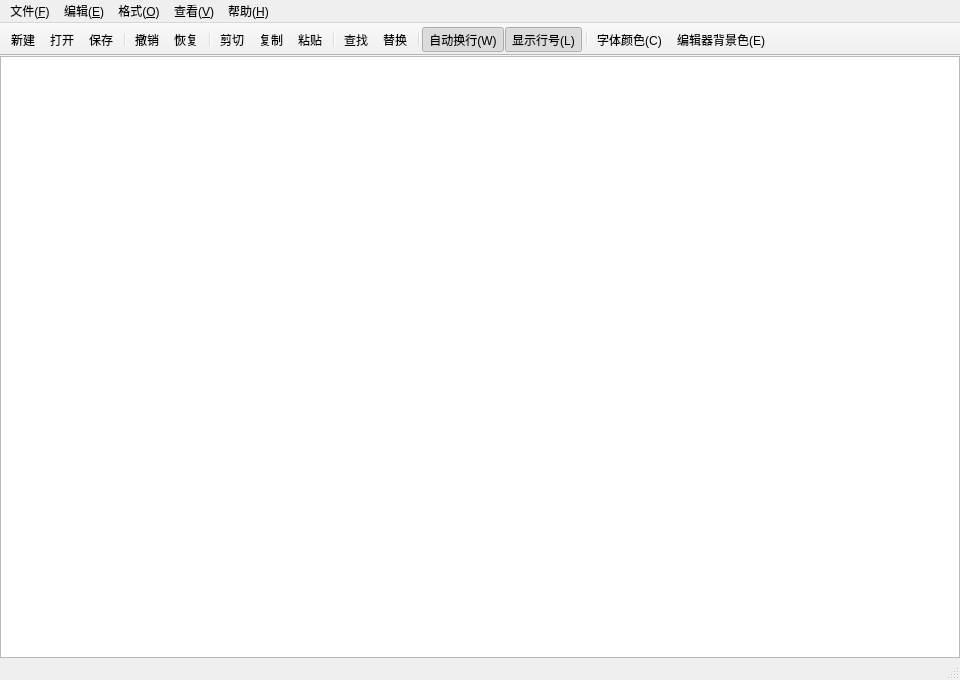
<?xml version="1.0" encoding="UTF-8"?>
<ui version="4.0">
 <class>MainWindow</class>
 <widget class="QMainWindow" name="MainWindow">
  <property name="geometry">
   <rect>
    <x>0</x>
    <y>0</y>
    <width>960</width>
    <height>680</height>
   </rect>
  </property>
  <property name="windowTitle">
   <string>新建文本文件 - 编辑器</string>
  </property>
  <widget class="QWidget" name="centralwidget">
   <layout class="QVBoxLayout" name="verticalLayout">
    <property name="spacing">
     <number>0</number>
    </property>
    <property name="leftMargin">
     <number>0</number>
    </property>
    <property name="topMargin">
     <number>0</number>
    </property>
    <property name="rightMargin">
     <number>0</number>
    </property>
    <property name="bottomMargin">
     <number>0</number>
    </property>
    <item>
     <widget class="CodeEditor" name="editor"/>
    </item>
   </layout>
  </widget>
  <widget class="QMenuBar" name="menubar">
   <property name="geometry">
    <rect>
     <x>0</x>
     <y>0</y>
     <width>960</width>
     <height>26</height>
    </rect>
   </property>
   <widget class="QMenu" name="menuFile">
    <property name="title">
     <string>文件(&amp;F)</string>
    </property>
    <addaction name="actionNew"/>
    <addaction name="actionOpen"/>
    <addaction name="actionSave"/>
    <addaction name="actionSaveAs"/>
    <addaction name="separator"/>
    <addaction name="actionExit"/>
   </widget>
   <widget class="QMenu" name="menuEdit">
    <property name="title">
     <string>编辑(&amp;E)</string>
    </property>
    <addaction name="actionUndo"/>
    <addaction name="actionRedo"/>
    <addaction name="separator"/>
    <addaction name="actionCut"/>
    <addaction name="actionCopy"/>
    <addaction name="actionPaste"/>
    <addaction name="separator"/>
    <addaction name="actionFind"/>
    <addaction name="actionReplace"/>
    <addaction name="separator"/>
    <addaction name="actionSelectAll"/>
   </widget>
   <widget class="QMenu" name="menuFormat">
    <property name="title">
     <string>格式(&amp;O)</string>
    </property>
    <addaction name="actionWordWrap"/>
    <addaction name="actionLineNumbers"/>
    <addaction name="separator"/>
    <addaction name="actionFont"/>
    <addaction name="actionTextColor"/>
    <addaction name="separator"/>
    <addaction name="actionTextBackground"/>
    <addaction name="actionEditorBackground"/>
   </widget>
   <widget class="QMenu" name="menuView">
    <property name="title">
     <string>查看(&amp;V)</string>
    </property>
    <addaction name="actionToolBar"/>
    <addaction name="actionStatusBar"/>
   </widget>
   <widget class="QMenu" name="menuHelp">
    <property name="title">
     <string>帮助(&amp;H)</string>
    </property>
    <addaction name="actionAbout"/>
   </widget>
   <addaction name="menuFile"/>
   <addaction name="menuEdit"/>
   <addaction name="menuFormat"/>
   <addaction name="menuView"/>
   <addaction name="menuHelp"/>
  </widget>
  <widget class="QToolBar" name="mainToolBar">
   <property name="windowTitle">
    <string>工具栏</string>
   </property>
   <property name="movable">
    <bool>false</bool>
   </property>
   <property name="toolButtonStyle">
    <enum>Qt::ToolButtonIconOnly</enum>
   </property>
   <attribute name="toolBarArea">
    <enum>TopToolBarArea</enum>
   </attribute>
   <attribute name="toolBarBreak">
    <bool>false</bool>
   </attribute>
   <addaction name="actionNew"/>
   <addaction name="actionOpen"/>
   <addaction name="actionSave"/>
   <addaction name="separator"/>
   <addaction name="actionUndo"/>
   <addaction name="actionRedo"/>
   <addaction name="separator"/>
   <addaction name="actionCut"/>
   <addaction name="actionCopy"/>
   <addaction name="actionPaste"/>
   <addaction name="separator"/>
   <addaction name="actionFind"/>
   <addaction name="actionReplace"/>
   <addaction name="separator"/>
   <addaction name="actionWordWrap"/>
   <addaction name="actionLineNumbers"/>
   <addaction name="separator"/>
   <addaction name="actionTextColor"/>
   <addaction name="actionEditorBackground"/>
  </widget>
  <widget class="QStatusBar" name="statusbar"/>
  <action name="actionNew">
   <property name="text">
    <string>新建(&amp;N)</string>
   </property>
   <property name="iconText">
    <string>新建</string>
   </property>
   <property name="shortcut">
    <string>Ctrl+N</string>
   </property>
   <property name="toolTip">
    <string>新建文件 (Ctrl+N)</string>
   </property>
   <property name="statusTip">
    <string>新建一个文本文件</string>
   </property>
  </action>
  <action name="actionOpen">
   <property name="text">
    <string>打开(&amp;O)...</string>
   </property>
   <property name="iconText">
    <string>打开</string>
   </property>
   <property name="shortcut">
    <string>Ctrl+O</string>
   </property>
   <property name="toolTip">
    <string>打开文件 (Ctrl+O)</string>
   </property>
   <property name="statusTip">
    <string>打开一个已有的文本文件</string>
   </property>
  </action>
  <action name="actionSave">
   <property name="text">
    <string>保存(&amp;S)</string>
   </property>
   <property name="iconText">
    <string>保存</string>
   </property>
   <property name="shortcut">
    <string>Ctrl+S</string>
   </property>
   <property name="toolTip">
    <string>保存文件 (Ctrl+S)</string>
   </property>
   <property name="statusTip">
    <string>保存当前文件</string>
   </property>
  </action>
  <action name="actionSaveAs">
   <property name="text">
    <string>另存为(&amp;A)...</string>
   </property>
   <property name="iconText">
    <string>另存为</string>
   </property>
   <property name="shortcut">
    <string>Ctrl+Shift+S</string>
   </property>
   <property name="toolTip">
    <string>另存为 (Ctrl+Shift+S)</string>
   </property>
   <property name="statusTip">
    <string>将当前内容保存到新文件</string>
   </property>
  </action>
  <action name="actionExit">
   <property name="text">
    <string>退出(&amp;X)</string>
   </property>
   <property name="shortcut">
    <string>Ctrl+Q</string>
   </property>
   <property name="statusTip">
    <string>退出文本编辑器</string>
   </property>
  </action>
  <action name="actionUndo">
   <property name="text">
    <string>撤销(&amp;U)</string>
   </property>
   <property name="iconText">
    <string>撤销</string>
   </property>
   <property name="shortcut">
    <string>Ctrl+Z</string>
   </property>
   <property name="toolTip">
    <string>撤销 (Ctrl+Z)</string>
   </property>
   <property name="statusTip">
    <string>撤销上一次编辑</string>
   </property>
  </action>
  <action name="actionRedo">
   <property name="text">
    <string>恢复(&amp;R)</string>
   </property>
   <property name="iconText">
    <string>恢复</string>
   </property>
   <property name="shortcut">
    <string>Ctrl+Y</string>
   </property>
   <property name="toolTip">
    <string>恢复 (Ctrl+Y)</string>
   </property>
   <property name="statusTip">
    <string>恢复上一次撤销的编辑</string>
   </property>
  </action>
  <action name="actionCut">
   <property name="text">
    <string>剪切(&amp;T)</string>
   </property>
   <property name="iconText">
    <string>剪切</string>
   </property>
   <property name="shortcut">
    <string>Ctrl+X</string>
   </property>
   <property name="toolTip">
    <string>剪切 (Ctrl+X)</string>
   </property>
  </action>
  <action name="actionCopy">
   <property name="text">
    <string>复制(&amp;C)</string>
   </property>
   <property name="iconText">
    <string>复制</string>
   </property>
   <property name="shortcut">
    <string>Ctrl+C</string>
   </property>
   <property name="toolTip">
    <string>复制 (Ctrl+C)</string>
   </property>
  </action>
  <action name="actionPaste">
   <property name="text">
    <string>粘贴(&amp;P)</string>
   </property>
   <property name="iconText">
    <string>粘贴</string>
   </property>
   <property name="shortcut">
    <string>Ctrl+V</string>
   </property>
   <property name="toolTip">
    <string>粘贴 (Ctrl+V)</string>
   </property>
  </action>
  <action name="actionSelectAll">
   <property name="text">
    <string>全选(&amp;A)</string>
   </property>
   <property name="shortcut">
    <string>Ctrl+A</string>
   </property>
   <property name="statusTip">
    <string>选择编辑器中的全部文本</string>
   </property>
  </action>
  <action name="actionFind">
   <property name="text">
    <string>查找(&amp;F)...</string>
   </property>
   <property name="iconText">
    <string>查找</string>
   </property>
   <property name="shortcut">
    <string>Ctrl+F</string>
   </property>
   <property name="toolTip">
    <string>查找文本 (Ctrl+F)</string>
   </property>
  </action>
  <action name="actionReplace">
   <property name="text">
    <string>替换(&amp;R)...</string>
   </property>
   <property name="iconText">
    <string>替换</string>
   </property>
   <property name="shortcut">
    <string>Ctrl+H</string>
   </property>
   <property name="toolTip">
    <string>查找并替换文本 (Ctrl+H)</string>
   </property>
  </action>
  <action name="actionWordWrap">
   <property name="text">
    <string>自动换行(&amp;W)</string>
   </property>
   <property name="checkable">
    <bool>true</bool>
   </property>
   <property name="checked">
    <bool>true</bool>
   </property>
   <property name="toolTip">
    <string>打开或关闭自动换行</string>
   </property>
  </action>
  <action name="actionLineNumbers">
   <property name="text">
    <string>显示行号(&amp;L)</string>
   </property>
   <property name="shortcut">
    <string>Ctrl+L</string>
   </property>
   <property name="checkable">
    <bool>true</bool>
   </property>
   <property name="checked">
    <bool>true</bool>
   </property>
   <property name="toolTip">
    <string>显示或隐藏行号 (Ctrl+L)</string>
   </property>
  </action>
  <action name="actionFont">
   <property name="text">
    <string>字体(&amp;F)...</string>
   </property>
   <property name="toolTip">
    <string>设置字体和字号</string>
   </property>
  </action>
  <action name="actionTextColor">
   <property name="text">
    <string>字体颜色(&amp;C)...</string>
   </property>
   <property name="toolTip">
    <string>设置字体颜色</string>
   </property>
  </action>
  <action name="actionTextBackground">
   <property name="text">
    <string>字体背景色(&amp;B)...</string>
   </property>
   <property name="toolTip">
    <string>设置所选文字的底色</string>
   </property>
  </action>
  <action name="actionEditorBackground">
   <property name="text">
    <string>编辑器背景色(&amp;E)...</string>
   </property>
   <property name="toolTip">
    <string>设置编辑器背景颜色</string>
   </property>
  </action>
  <action name="actionToolBar">
   <property name="text">
    <string>工具栏(&amp;T)</string>
   </property>
   <property name="checkable">
    <bool>true</bool>
   </property>
   <property name="checked">
    <bool>true</bool>
   </property>
  </action>
  <action name="actionStatusBar">
   <property name="text">
    <string>状态栏(&amp;S)</string>
   </property>
   <property name="checkable">
    <bool>true</bool>
   </property>
   <property name="checked">
    <bool>true</bool>
   </property>
  </action>
  <action name="actionAbout">
   <property name="text">
    <string>关于(&amp;A)</string>
   </property>
   <property name="statusTip">
    <string>显示版本与开发者信息</string>
   </property>
  </action>
 </widget>
 <customwidgets>
  <customwidget>
   <class>CodeEditor</class>
   <extends>QPlainTextEdit</extends>
   <header>codeeditor.h</header>
  </customwidget>
 </customwidgets>
 <resources/>
 <connections/>
</ui>
